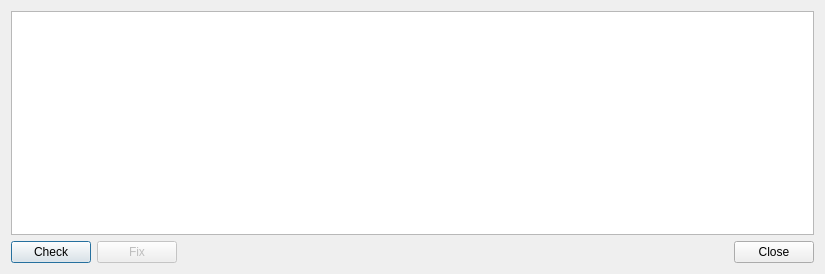
<?xml version="1.0" encoding="UTF-8"?>
<ui version="4.0">
 <class>DlgMaintenance</class>
 <widget class="QDialog" name="DlgMaintenance">
  <property name="geometry">
   <rect>
    <x>0</x>
    <y>0</y>
    <width>825</width>
    <height>274</height>
   </rect>
  </property>
  <property name="windowTitle">
   <string>Dialog</string>
  </property>
  <layout class="QVBoxLayout" name="verticalLayout_2">
   <item>
    <widget class="QPlainTextEdit" name="TextEditLog">
     <property name="font">
      <font>
       <family>Consolas</family>
      </font>
     </property>
     <property name="readOnly">
      <bool>true</bool>
     </property>
    </widget>
   </item>
   <item>
    <layout class="QHBoxLayout" name="HLayoutButtons">
     <item>
      <widget class="QPushButton" name="ButtonsCheck">
       <property name="text">
        <string>Check</string>
       </property>
      </widget>
     </item>
     <item>
      <widget class="QPushButton" name="ButtonFix">
       <property name="enabled">
        <bool>false</bool>
       </property>
       <property name="text">
        <string>Fix</string>
       </property>
      </widget>
     </item>
     <item>
      <spacer name="HSpacerButtons2">
       <property name="orientation">
        <enum>Qt::Orientation::Horizontal</enum>
       </property>
       <property name="sizeHint" stdset="0">
        <size>
         <width>40</width>
         <height>20</height>
        </size>
       </property>
      </spacer>
     </item>
     <item>
      <widget class="QPushButton" name="ButtonClose">
       <property name="text">
        <string>Close</string>
       </property>
      </widget>
     </item>
    </layout>
   </item>
  </layout>
 </widget>
 <resources/>
 <connections/>
</ui>
